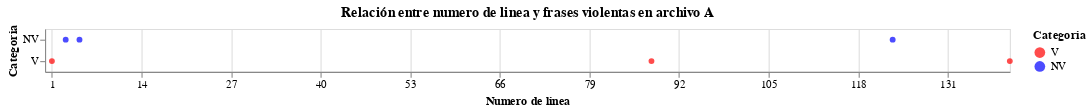

The notebook cell saved with this chart:
### Code cell
# Import necessary libraries
import pandas as pd
import altair as alt

# Sample data
data = {
    'archivo_origen': ['A', 'A', 'A', 'A', 'A', 'A'],
    'numero_linea': [1, 3, 5, 88, 123, 140],
    'clasificacion': ['V', 'NV', 'NV', 'V', 'NV', 'V'],
    'text': ['Text 1', 'Text 2', 'Text 3', 'Text 4', 'Text 5', 'Text 6']
}

df_violentos = pd.DataFrame(data)

# Domain and range for color scale
domain_v = ['V', 'NV']
range_ = ['red', 'blue']

scatterplots = []
vector = []
max_v = group_df['numero_linea'].max()
min_v = group_df['numero_linea'].min()
interval = max_v - min_v
interval = max(1, int(interval / 10))
current_value = min_v
while current_value <= max_v:
        vector.append(current_value)
        current_value += interval

for file_name, group_df in df_violentos.groupby('archivo_origen'):
    scatterplot = alt.Chart(group_df, width=900).mark_circle().encode(
        x=alt.X('numero_linea:Q', title='Numero de linea', axis=alt.Axis(values=vector)),
        y=alt.Y('clasificacion:N', title='Categoria'),
        color=alt.Color('clasificacion:N', title='Categoria', scale=alt.Scale(domain=domain_v, range=range_)),
        tooltip=['clasificacion:N', 'numero_linea:Q', 'text:N']
    ).properties(
        title=f'Relación entre numero de linea y frases violentas en archivo {file_name}'
    )
    scatterplots.append(scatterplot)

chart_lineas_cat = alt.vconcat(*scatterplots)
chart_lineas_cat

### Figure 1 — Vega-Lite specification as saved in the notebook (floating-point values rounded to 4 significant figures)
{"config": {"view": {"continuousWidth": 400, "continuousHeight": 300}}, "vconcat": [{"mark": "circle", "encoding": {"color": {"field": "clasificacion", "scale": {"domain": ["V", "NV"], "range": ["red", "blue"]}, "title": "Categoria", "type": "nominal"}, "tooltip": [{"field": "clasificacion", "type": "nominal"}, {"field": "numero_linea", "type": "quantitative"}, {"field": "text", "type": "nominal"}], "x": {"axis": {"values": [1.0, 14.0, 27.0, 40.0, 53.0, 66.0, 79.0, 92.0, 105.0, 118.0, 131.0]}, "field": "numero_linea", "title": "Numero de linea", "type": "quantitative"}, "y": {"field": "clasificacion", "title": "Categoria", "type": "nominal"}}, "title": "Relación entre numero de linea y frases violentas en archivo A", "width": 900}], "data": {"name": "data-32830e199013d124ebcc10214c83eadd"}, "$schema": "https://vega.github.io/schema/vega-lite/v4.17.0.json", "datasets": {"data-32830e199013d124ebcc10214c83eadd": [{"archivo_origen": "A", "numero_linea": 1, "clasificacion": "V", "text": "Text 1"}, {"archivo_origen": "A", "numero_linea": 3, "clasificacion": "NV", "text": "Text 2"}, {"archivo_origen": "A", "numero_linea": 5, "clasificacion": "NV", "text": "Text 3"}, {"archivo_origen": "A", "numero_linea": 88, "clasificacion": "V", "text": "Text 4"}, {"archivo_origen": "A", "numero_linea": 123, "clasificacion": "NV", "text": "Text 5"}, {"archivo_origen": "A", "numero_linea": 140, "clasificacion": "V", "text": "Text 6"}]}}
